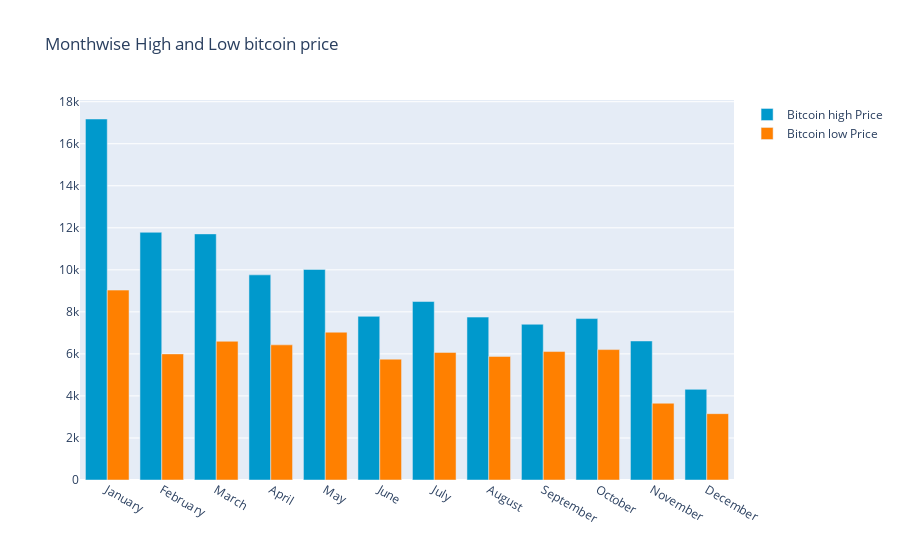

The notebook cell saved with this chart:
### Code cell
y_2018.groupby(y_2018['Date'].dt.strftime('%B'))['Low'].min()
monthvise_high = y_2018.groupby(maindf['Date'].dt.strftime('%B'))['High'].max()
monthvise_high = monthvise_high.reindex(new_order, axis=0)

monthvise_low = y_2018.groupby(y_2018['Date'].dt.strftime('%B'))['Low'].min()
monthvise_low = monthvise_low.reindex(new_order, axis=0)

fig = go.Figure()
fig.add_trace(go.Bar(
    x=monthvise_high.index,
    y=monthvise_high,
    name='Bitcoin high Price',
    marker_color='rgb(0, 153, 204)'
))
fig.add_trace(go.Bar(
    x=monthvise_low.index,
    y=monthvise_low,
    name='Bitcoin low Price',
    marker_color='rgb(255, 128, 0)'
))

fig.update_layout(barmode='group', 
                  title=' Monthwise High and Low bitcoin price')
fig.show()

### Figure 1 — Plotly figure (JSON) as saved in the notebook; plotly's stock layout.template omitted (floating-point values rounded to 4 significant figures)
{"data": [{"marker": {"color": "rgb(0, 153, 204)"}, "name": "Bitcoin high Price", "type": "bar", "x": ["January", "February", "March", "April", "May", "June", "July", "August", "September", "October", "November", "December"], "y": [17180.0, 11790.0, 11710, 9760.0, 10020, 7787.0, 8492.0, 7750, 7410, 7680, 6615.0, 4313.0]}, {"marker": {"color": "rgb(255, 128, 0)"}, "name": "Bitcoin low Price", "type": "bar", "x": ["January", "February", "March", "April", "May", "June", "July", "August", "September", "October", "November", "December"], "y": [9035, 6000.0, 6600.0, 6430, 7033.0, 5750, 6070, 5880, 6111, 6205, 3653.0, 3156.0]}], "layout": {"barmode": "group", "title": {"text": " Monthwise High and Low bitcoin price"}}}
